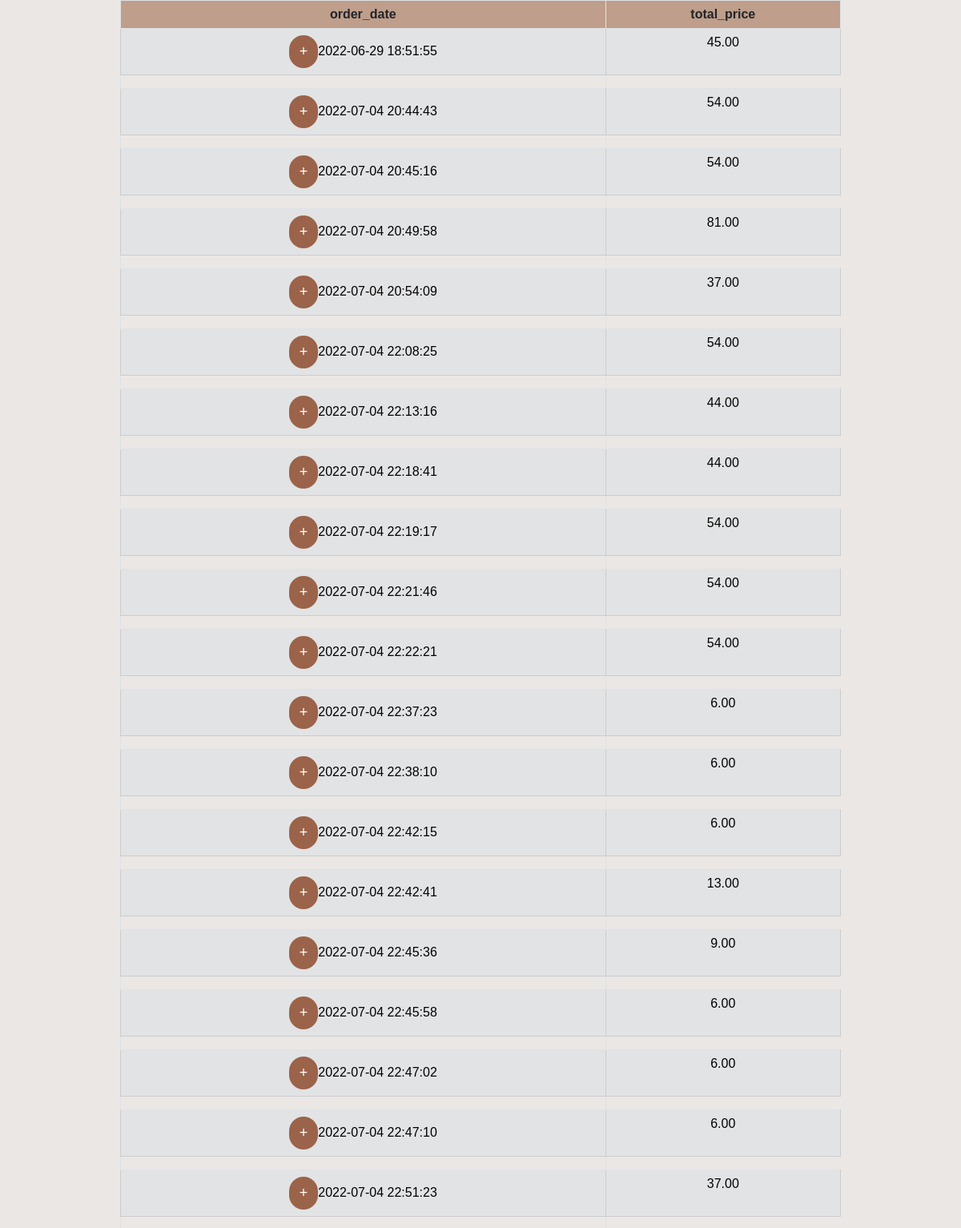
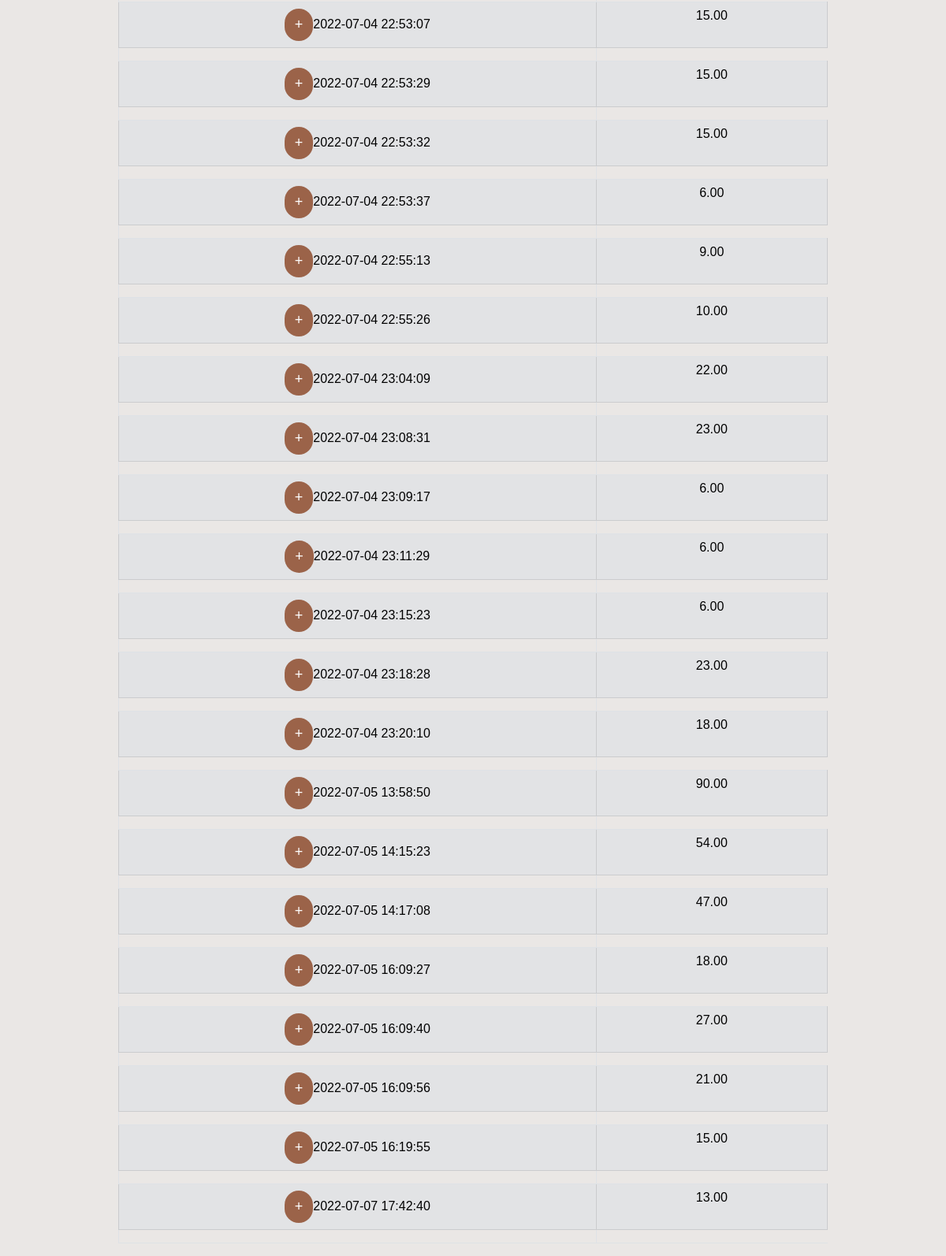
Page /getOrder.php?id=2 on the committed database (2 pictures, top to bottom).
### tables this page shows
CREATE TABLE `orders` (
  `id` int(11) NOT NULL,
  `user_id` int(11) DEFAULT NULL,
  `status` enum('processing','out for delivery','done') NOT NULL DEFAULT 'processing',
  `total_price` decimal(8,2) NOT NULL,
  `room_no` int(11) NOT NULL,
  `notes` varchar(255) DEFAULT NULL,
  `order_date` datetime NOT NULL DEFAULT current_timestamp()
);

### getOrder.php (the view, shortened to what this page needs)
<head>
<?php require "headerlinks.php"?>
</head>
<?php
$mysqli = new mysqli("localhost", "root", "", "cafeteria");
$idUser=$_GET['id'];
$datefrom=$_GET['datefrom'];
$dateto=$_GET['dateto'];
if(!strtotime($datefrom)&&!strtotime($dateto)){
$query = "SELECT orders.id,  orders.order_date ,orders.total_price FROM orders WHERE orders.user_id=$idUser;";
$row=$mysqli->query($query) ;
$orderdetails=$row->fetch_all();
  echo "<table class='text-center table table-bordered mx-auto w-75'>";
  echo "<tr class='table-havan'>";
  echo "<th>order_date </th>";
  echo "<th>total_price</th>";
  echo "</tr>";
  foreach($orderdetails as $order ){
    $orderId=$order[0];
    echo "<tr class='text-center table-secondary'>";
    echo "<td> <button class='btn' onclick='showProduct($orderId,event)' >+</button>" .$order[1]. "</td>";
    echo "<td>" .$order[2]. "</td>";
    echo "</tr>";
    echo "<tr>";
    echo "<td> <div id='order_".$orderId."'> </div>   </td>";
    echo "</tr>";
  }
  echo "</table>";}
?>

### css/main.css (style rules this page uses)
* { font-family: "Poppins", "Arial", "Helvetica Neue", sans-serif; outline:none !important; }
.btn { color: #fff; -webkit-transition: all 0.4s ease; -o-transition: all 0.4s ease; -moz-transition: all 0.4s ease; transition: all 0.4s ease; font-size: 18px; -ms-transition: all 0.4s ease; border-radius: 20px; -webkit-border-radius: 20px; -moz-border-radius: 20px; -ms-border-radius: 20px; -o-border-radius: 20px; background: #9b6349; }

### getOrder.php (style rules this page uses)
.table-havan { background-color: #bf9e8b; }

### rows in the picture
orders: order_date "2022-06-29 18:51:55", total_price "45.00"
orders: order_date "2022-07-04 20:44:43", total_price "54.00"
orders: order_date "2022-07-04 20:45:16", total_price "54.00"
orders: order_date "2022-07-04 20:49:58", total_price "81.00"
orders: order_date "2022-07-04 20:54:09", total_price "37.00"
orders: order_date "2022-07-04 22:08:25", total_price "54.00"
orders: order_date "2022-07-04 22:13:16", total_price "44.00"
orders: order_date "2022-07-04 22:18:41", total_price "44.00"
orders: order_date "2022-07-04 22:19:17", total_price "54.00"
orders: order_date "2022-07-04 22:21:46", total_price "54.00"
orders: order_date "2022-07-04 22:22:21", total_price "54.00"
orders: order_date "2022-07-04 22:37:23", total_price "6.00"
orders: order_date "2022-07-04 22:38:10", total_price "6.00"
orders: order_date "2022-07-04 22:42:15", total_price "6.00"
orders: order_date "2022-07-04 22:42:41", total_price "13.00"
orders: order_date "2022-07-04 22:45:36", total_price "9.00"
orders: order_date "2022-07-04 22:45:58", total_price "6.00"
orders: order_date "2022-07-04 22:47:02", total_price "6.00"
orders: order_date "2022-07-04 22:47:10", total_price "6.00"
orders: order_date "2022-07-04 22:51:23", total_price "37.00"
orders: order_date "2022-07-04 22:53:07", total_price "15.00"
orders: order_date "2022-07-04 22:53:29", total_price "15.00"
orders: order_date "2022-07-04 22:53:32", total_price "15.00"
orders: order_date "2022-07-04 22:53:37", total_price "6.00"
orders: order_date "2022-07-04 22:55:13", total_price "9.00"
orders: order_date "2022-07-04 22:55:26", total_price "10.00"
orders: order_date "2022-07-04 23:04:09", total_price "22.00"
orders: order_date "2022-07-04 23:08:31", total_price "23.00"
orders: order_date "2022-07-04 23:09:17", total_price "6.00"
orders: order_date "2022-07-04 23:11:29", total_price "6.00"
orders: order_date "2022-07-04 23:15:23", total_price "6.00"
orders: order_date "2022-07-04 23:18:28", total_price "23.00"
orders: order_date "2022-07-04 23:20:10", total_price "18.00"
orders: order_date "2022-07-05 13:58:50", total_price "90.00"
orders: order_date "2022-07-05 14:15:23", total_price "54.00"
orders: order_date "2022-07-05 14:17:08", total_price "47.00"
orders: order_date "2022-07-05 16:09:27", total_price "18.00"
orders: order_date "2022-07-05 16:09:40", total_price "27.00"
orders: order_date "2022-07-05 16:09:56", total_price "21.00"
orders: order_date "2022-07-05 16:19:55", total_price "15.00"
orders: order_date "2022-07-07 17:42:40", total_price "13.00"
